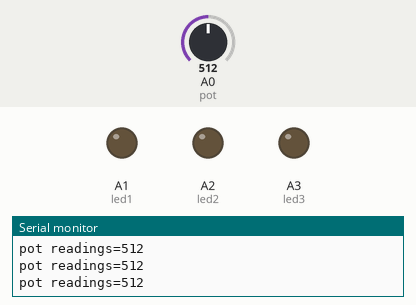
A sketch run on a simulated Arduino Uno, built with avr-gcc and run on an emulated ATmega328P. On the bench: output pins drawn as LEDs (lit = HIGH), the last lines printed to the serial monitor. Inputs (shaded band) come from the test bench; at power-on: A0 (pot) = 512.

Above: at 1.2 s.
1.3 s: A0 (pot) set to 311
2.8 s: A0 (pot) set to 284
At 4.1 s:
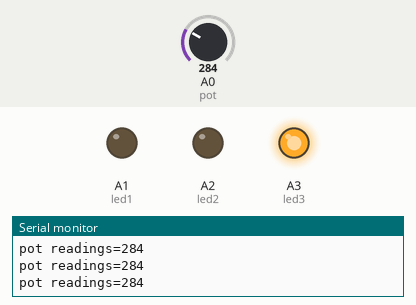
4.4 s: A0 (pot) set to 210
7.4 s: A0 (pot) set to 186
At 8.4 s:
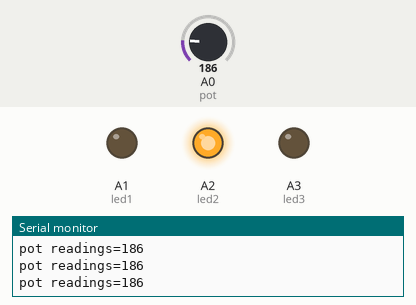
9.0 s: A0 (pot) set to 107
12.0 s: A0 (pot) set to 96
At 13.1 s:
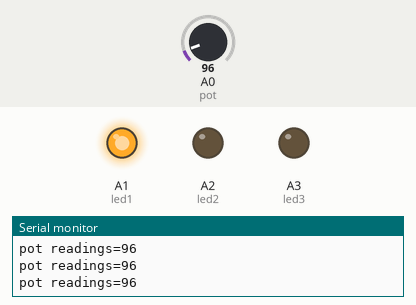
Timing chart, 0 to 14.6 s (numbered marks = the images above; inputs shaded):
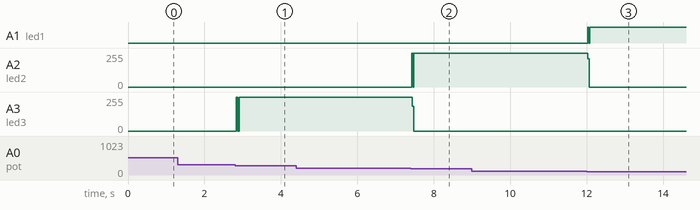

The sketch:

T.LED.B.P.ino
```cpp
// Global declaration
#define pot A0
#define led1 A1
#define led2 A2
#define led3 A3

void setup() {
  pinMode(pot, INPUT);
  pinMode(led1, OUTPUT);
  pinMode(led2, OUTPUT);
  pinMode(led3, OUTPUT);
  Serial.begin(9600);
}

void loop() {
       int x = analogRead(pot);
       Serial.print("pot readings=");
       Serial.println(x);

  digitalWrite(led1, LOW);
  digitalWrite(led2, LOW);
  digitalWrite(led3, LOW);

if(x == 0){

}
else if (x<=100){
  digitalWrite(led1, HIGH);
}
else if(x>=100 && x<=200){
  digitalWrite(led2, HIGH);
}
else if(x>=200 && x<=300){
  digitalWrite(led3, HIGH);
}
}
```

Measured:
- the behaviour switches between 301 and 300 on A0 (pot) (found by bisection; images 0 and 1)
- the behaviour switches between 201 and 200 on A0 (pot) (found by bisection; images 1 and 2)
- the behaviour switches between 101 and 100 on A0 (pot) (found by bisection; images 2 and 3)
- after the input at 2.8 s, A3 (led3): 0/255 → 255/255 at once
- after the input at 7.4 s, A2 (led2): 0/255 → 255/255 at once; A3 (led3): 255/255 → 0/255 at once
- after the input at 12.0 s, A1 (led1): LOW → HIGH at once, → LOW 0.04 s later, → HIGH 0.02 s later; A2 (led2): 255/255 → 0/255 at once
